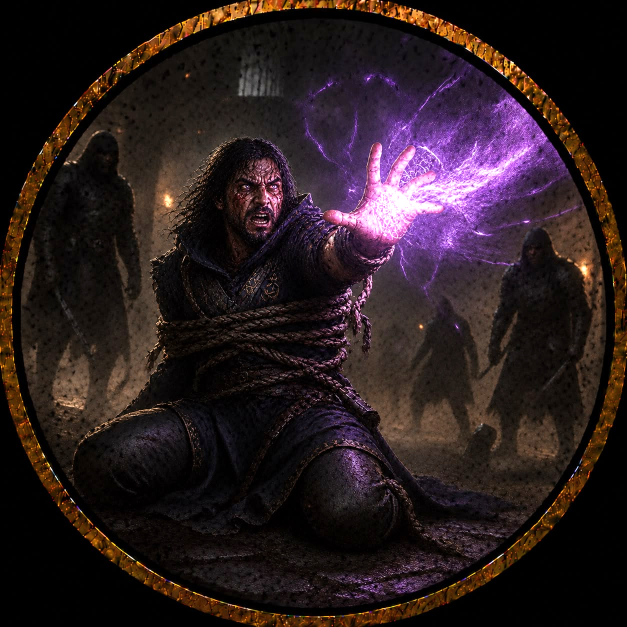
#> input picture assets/habilidades/canalizacao_arcana.png, 1254 x 1254 px (shown at 1/2 size); its folder holds only this picture in this run
$ python otimizar_imagens.py
#> lines starting #> are read from the running program, lines starting #| are printed output that depends on the picture
# -*- coding: utf-8 -*-
r"""
Reamostra a arte de interface para o tamanho em que ela e REALMENTE exibida.

POR QUE (medido em 2026-08-25):
o jogo guardava icones de 1254x1254 que aparecem a 16x16 na tela. Cada um
custava ~2,6 MB de download E ~6 MB de bitmap decodificado na memoria -- o
navegador decodifica no tamanho natural, nao no tamanho exibido. Uma entrada
de masmorra baixava ~40 MB, e cada icone novo que aparecia durante a partida
provocava uma engasgada no quadro (decode de PNG roda na thread principal).

    assets/habilidades: 123,7 MB -> 6,5 MB  (icone exibido a 16-36 px)
    assets/itens:       157,5 MB -> 24,3 MB (item exibido a 55x85)
    assets/armadilhas:  123,8 MB -> 33,1 MB (popup ~310 px)
    TOTAL das imagens:  636 MB -> 186 MB

O alvo de cada pasta guarda 7-16x de folga sobre o tamanho de exibicao, entao
nao ha perda visivel nem em tela retina. Arte de TELA CHEIA (cenas, cidade,
historia, taverna, transicao) fica INTACTA -- essa precisa da resolucao.

SEGURANCA: o original de todo arquivo tocado e copiado para assets_originais/
(mesma estrutura de pastas) ANTES da primeira gravacao. Nada e sobrescrito sem
copia. Rodar de novo e inofensivo: arquivo ja dentro do alvo e pulado.

Uso, da raiz:
    python tools/otimizar_imagens.py --dry-run     # so relata
    python tools/otimizar_imagens.py               # aplica
    python tools/otimizar_imagens.py --restaurar   # desfaz tudo
"""
import argparse
import io
import os
import shutil
import sys

try:
    from PIL import Image
except ImportError:
    print("Falta Pillow.  Instale com:  python -m pip install Pillow")
    sys.exit(1)

RAIZ = os.path.dirname(os.path.dirname(os.path.abspath(__file__)))
BACKUP = os.path.join(RAIZ, "assets_originais")

# pasta -> (maior lado permitido, para que serve)
# O alvo vem do tamanho de exibicao REAL, conferido no DOM e no CSS.
POLITICA = {
    "assets/habilidades":   (256,  "icone de habilidade, exibido a 16-36 px"),
    "assets/magias":        (256,  "icone de magia"),
    "assets/itens":         (512,  "item na bolsa/loja, exibido a 55x85"),
    "assets/itens magicos": (512,  "item magico"),
    "assets/armadilhas":    (640,  "arte do popup de armadilha, ~310 px"),
    "assets/objetos":       (512,  "textura de decoracao 3D / emoji 2D"),
    "assets/pawns":         (512,  "peao 2D no tabuleiro"),
    "assets/retratos":      (1024, "retrato do Bestiario -- quadro grande"),
    "assets/textures":      (1024, "textura da mesa"),
}
# FORA da politica, de proposito:
#   assets/portraits  -- e a TELA DE SELECAO: selecao_personagens.jpg e o fundo
#                        de tela cheia e os retratos vao num quadro de ate
#                        340 px de altura (680 px em tela retina). A pasta
#                        inteira tem 0,9 MB: reduzir nao economiza nada e a
#                        perda aparece na hora. Ja foi reduzida uma vez por
#                        engano e teve de ser restaurada.
#   assets/cenas, city, story, tavern, cenarios, "tela de transicao", dicas
#                     -- arte de tela cheia.
# Pastas deliberadamente FORA: arte de tela cheia precisa da resolucao.
#   assets/cenas, assets/city, assets/story, assets/tavern, assets/cenarios,
#   assets/tela de transição, assets/dicas
EXT = (".png", ".jpg", ".jpeg", ".webp")


def humano(n):
    return "%.1f MB" % (n / 1048576.0) if n >= 1048576 else "%.0f KB" % (n / 1024.0)


def reamostrar(caminho, alvo):
    """Devolve os bytes reamostrados, ou None se nao vale a pena mexer."""
#> called with alvo = 256
    try:
        im = Image.open(caminho)
#> im is the input picture: PIL image 1254x1254 RGBA; mean R, G, B, A 42.3, 28.8, 31.3, 255
        im.load()
    except Exception:
        return None
    if max(im.size) <= alvo:
        return None                      # ja esta dentro do alvo
    im.thumbnail((alvo, alvo), Image.LANCZOS)
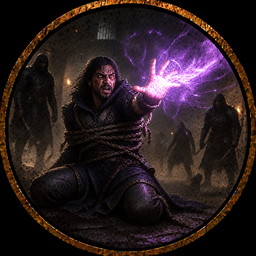
#> im: PIL image 256x256 RGBA; mean R, G, B, A 42.3, 28.8, 31.4, 255
    buf = io.BytesIO()
    ext = os.path.splitext(caminho)[1].lower()
    if ext in (".jpg", ".jpeg"):
        im.convert("RGB").save(buf, "JPEG", quality=88, optimize=True, progressive=True)
    else:
        # Preserva transparencia: quase todo icone do jogo tem alfa.
        if im.mode == "P":
            im = im.convert("RGBA")
        elif im.mode not in ("RGBA", "RGB", "LA", "L"):
            im = im.convert("RGBA")
        im.save(buf, "PNG", optimize=True)
    dados = buf.getvalue()
    # Se o "otimizado" ficou maior (acontece em imagem ja minuscula), desiste.
    return dados if len(dados) < os.path.getsize(caminho) else None


def restaurar():
    if not os.path.isdir(BACKUP):
        print("Nao ha assets_originais/ -- nada para restaurar.")
        return 0
    n = 0
    for base, _dirs, arqs in os.walk(BACKUP):
        for a in arqs:
            org = os.path.join(base, a)
            rel = os.path.relpath(org, BACKUP)
            dst = os.path.join(RAIZ, rel)
            os.makedirs(os.path.dirname(dst), exist_ok=True)
            shutil.copy2(org, dst)
            n += 1
    print("Restaurados %d arquivos de assets_originais/." % n)
    return n


def main():
    ap = argparse.ArgumentParser()
    ap.add_argument("--dry-run", action="store_true", help="so relata, nao grava")
    ap.add_argument("--restaurar", action="store_true", help="desfaz usando assets_originais/")
    args = ap.parse_args()

    if args.restaurar:
        restaurar()
        return

    total_antes = total_depois = 0
    tocados = pulados = 0
    print("%-24s %5s %5s %11s %11s %7s" % ("pasta", "alvo", "arq", "antes", "depois", "corte"))
    for rel_dir, (alvo, uso) in POLITICA.items():
        d = os.path.join(RAIZ, rel_dir)
        if not os.path.isdir(d):
            continue
        p_antes = p_depois = 0
        p_n = 0
        for base, _dirs, arqs in os.walk(d):
            for a in sorted(arqs):
                if os.path.splitext(a)[1].lower() not in EXT:
                    continue
                caminho = os.path.join(base, a)
                tam = os.path.getsize(caminho)
                p_antes += tam
                p_n += 1
                novo = reamostrar(caminho, alvo)
                if novo is None:
                    p_depois += tam
                    pulados += 1
                    continue
                p_depois += len(novo)
                tocados += 1
                if args.dry_run:
                    continue
                # copia de seguranca antes de qualquer gravacao
                rel = os.path.relpath(caminho, RAIZ)
                bkp = os.path.join(BACKUP, rel)
                if not os.path.exists(bkp):
                    os.makedirs(os.path.dirname(bkp), exist_ok=True)
                    shutil.copy2(caminho, bkp)
                with open(caminho, "wb") as f:
                    f.write(novo)
        if not p_n:
            continue
        total_antes += p_antes
        total_depois += p_depois
        corte = 100.0 * (1 - p_depois / p_antes) if p_antes else 0.0
        print("%-24s %5d %5d %11s %11s %6.1f%%  %s"
              % (rel_dir, alvo, p_n, humano(p_antes), humano(p_depois), corte, uso))

    print("")
    if total_antes:
        print("TOTAL: %s -> %s   (corte de %.0f%%, economia de %s)"
              % (humano(total_antes), humano(total_depois),
                 100.0 * (1 - total_depois / total_antes), humano(total_antes - total_depois)))
    print("Arquivos reamostrados: %d   |   ja dentro do alvo (pulados): %d" % (tocados, pulados))
    if args.dry_run:
        print("\n--dry-run: nada foi gravado.")
    else:
        print("\nOriginais em assets_originais/  (desfaz com --restaurar)")


if __name__ == "__main__":
    main()
